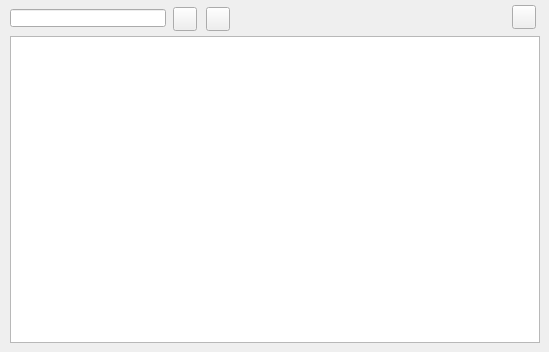
      <widget class="QWidget" name="page_event_node">
       <attribute name="title">
        <string>Hydrometer</string>
       </attribute>
       <widget class="QTableView" name="tbl_hydrometer">
        <property name="geometry">
         <rect>
          <x>10</x>
          <y>36</y>
          <width>530</width>
          <height>307</height>
         </rect>
        </property>
        <property name="sortingEnabled">
         <bool>true</bool>
        </property>
       </widget>
       <widget class="QLineEdit" name="hydrometer_id">
        <property name="geometry">
         <rect>
          <x>10</x>
          <y>9</y>
          <width>156</width>
          <height>18</height>
         </rect>
        </property>
       </widget>
       <widget class="QPushButton" name="btn_add_hydrometer">
        <property name="geometry">
         <rect>
          <x>173</x>
          <y>7</y>
          <width>24</width>
          <height>24</height>
         </rect>
        </property>
        <property name="toolTip">
         <string>Link hydrometer</string>
        </property>
        <property name="text">
         <string/>
        </property>
        <property name="icon">
         <iconset>
          <normaloff>../icons/111b.png</normaloff>../icons/111b.png</iconset>
        </property>
        <property name="iconSize">
         <size>
          <width>22</width>
          <height>22</height>
         </size>
        </property>
       </widget>
       <widget class="QPushButton" name="btn_delete_hydrometer">
        <property name="geometry">
         <rect>
          <x>206</x>
          <y>7</y>
          <width>24</width>
          <height>24</height>
         </rect>
        </property>
        <property name="toolTip">
         <string>Unlink hydrometer</string>
        </property>
        <property name="text">
         <string/>
        </property>
        <property name="icon">
         <iconset>
          <normaloff>../icons/112b.png</normaloff>../icons/112b.png</iconset>
        </property>
        <property name="iconSize">
         <size>
          <width>22</width>
          <height>22</height>
         </size>
        </property>
       </widget>
       <widget class="QPushButton" name="open_link">
        <property name="geometry">
         <rect>
          <x>512</x>
          <y>5</y>
          <width>24</width>
          <height>24</height>
         </rect>
        </property>
        <property name="toolTip">
         <string>Open link</string>
        </property>
        <property name="text">
         <string/>
        </property>
        <property name="icon">
         <iconset>
          <normaloff>../icons/70b.png</normaloff>../icons/70b.png</iconset>
        </property>
        <property name="iconSize">
         <size>
          <width>22</width>
          <height>22</height>
         </size>
        </property>
       </widget>
      </widget>
